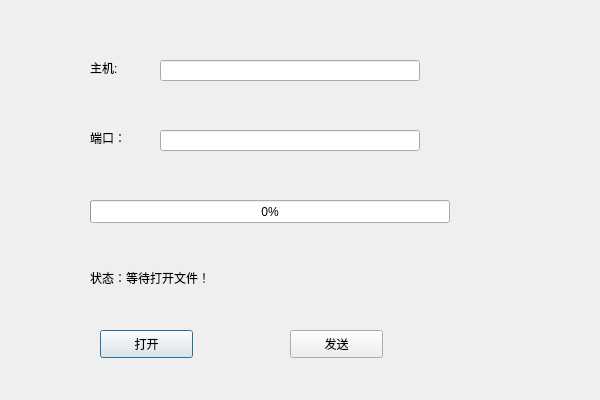
<?xml version="1.0" encoding="UTF-8"?>
<ui version="4.0">
 <class>Client</class>
 <widget class="QDialog" name="Client">
  <property name="geometry">
   <rect>
    <x>0</x>
    <y>0</y>
    <width>600</width>
    <height>400</height>
   </rect>
  </property>
  <property name="windowTitle">
   <string>Client</string>
  </property>
  <widget class="QLabel" name="label">
   <property name="geometry">
    <rect>
     <x>90</x>
     <y>60</y>
     <width>72</width>
     <height>15</height>
    </rect>
   </property>
   <property name="text">
    <string>主机:</string>
   </property>
  </widget>
  <widget class="QLineEdit" name="hostLineEdit">
   <property name="geometry">
    <rect>
     <x>160</x>
     <y>60</y>
     <width>260</width>
     <height>21</height>
    </rect>
   </property>
  </widget>
  <widget class="QLabel" name="label_2">
   <property name="geometry">
    <rect>
     <x>90</x>
     <y>130</y>
     <width>72</width>
     <height>15</height>
    </rect>
   </property>
   <property name="text">
    <string>端口：</string>
   </property>
  </widget>
  <widget class="QLineEdit" name="portLineEdit">
   <property name="geometry">
    <rect>
     <x>160</x>
     <y>130</y>
     <width>260</width>
     <height>21</height>
    </rect>
   </property>
  </widget>
  <widget class="QProgressBar" name="clientProgressBar">
   <property name="geometry">
    <rect>
     <x>90</x>
     <y>200</y>
     <width>360</width>
     <height>23</height>
    </rect>
   </property>
   <property name="value">
    <number>0</number>
   </property>
  </widget>
  <widget class="QLabel" name="clientStatusLabel">
   <property name="geometry">
    <rect>
     <x>90</x>
     <y>270</y>
     <width>411</width>
     <height>16</height>
    </rect>
   </property>
   <property name="text">
    <string>状态：等待打开文件！</string>
   </property>
  </widget>
  <widget class="QPushButton" name="openButton">
   <property name="geometry">
    <rect>
     <x>100</x>
     <y>330</y>
     <width>93</width>
     <height>28</height>
    </rect>
   </property>
   <property name="text">
    <string>打开</string>
   </property>
  </widget>
  <widget class="QPushButton" name="sendButton">
   <property name="geometry">
    <rect>
     <x>290</x>
     <y>330</y>
     <width>93</width>
     <height>28</height>
    </rect>
   </property>
   <property name="text">
    <string>发送</string>
   </property>
  </widget>
 </widget>
 <layoutdefault spacing="6" margin="11"/>
 <resources/>
 <connections/>
</ui>
